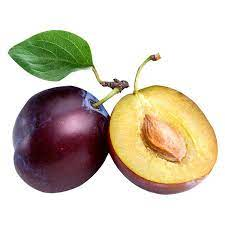
#> input picture Plum.bmp, 225 x 225 px
$ python plumcrop.py
#> lines starting #> are read from the running program, lines starting #| are printed output that depends on the picture; after the words box and inside, x2 and y2 are one past the last pixel; in counts of white or black regions, pixels touching at a corner belong together
import cv2
import numpy as np

def empty(a):
    pass
path="Plum.bmp"
cv2.namedWindow("TrackBars")
cv2.resizeWindow("TrackBars", 640, 240)
cv2.createTrackbar("Hue Min", "TrackBars", 83, 179, empty)
cv2.createTrackbar("Hue Max", "TrackBars", 179, 179, empty)
cv2.createTrackbar("Sat Min", "TrackBars", 39, 255, empty)
cv2.createTrackbar("Sat Max", "TrackBars", 255, 255, empty)
cv2.createTrackbar("Val Min", "TrackBars", 0, 255, empty)
cv2.createTrackbar("Val Max", "TrackBars", 255, 255, empty)

while True:
    img = cv2.imread(path)
#> img is the input picture: shape (225, 225, 3); mean B, G, R 183.1, 199.1, 208.6
    imgHSV = cv2.cvtColor(img, cv2.COLOR_BGR2HSV)
#> imgHSV: shape (225, 225, 3); mean H, S, V 46.2, 57.3, 212.6
    hmin = cv2.getTrackbarPos("Hue Min", "TrackBars")
    hmax = cv2.getTrackbarPos("Hue Max", "TrackBars")
    smin = cv2.getTrackbarPos("Sat Min", "TrackBars")
    smax = cv2.getTrackbarPos("Sat Max", "TrackBars")
    vmin = cv2.getTrackbarPos("Val Min", "TrackBars")
    vmax = cv2.getTrackbarPos("Val Max", "TrackBars")
    lower = np.array([hmin, smin, vmin])
    upper = np.array([hmax, smax, vmax])
    mask = cv2.inRange(imgHSV, lower, upper)
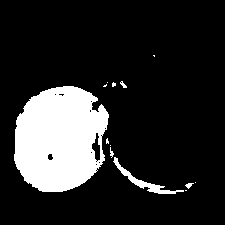
#> mask: shape (225, 225); 16.3% white; 13 white regions (8 under 20 px), largest, box (x1, y1, x2, y2) and area: (14, 86, 109, 192) 7732, (113, 157, 184, 194) 414, (185, 183, 194, 189) 28, (120, 81, 127, 88) 24, (110, 147, 114, 158) 22
    imgres = cv2.bitwise_and(img, img, mask=mask)
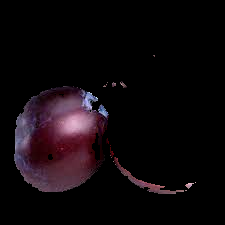
#> imgres: shape (225, 225, 3); mean B, G, R 11.2, 8.1, 14.2
    cv2.imshow("Result", imgres)
    cv2.waitKey(1)
